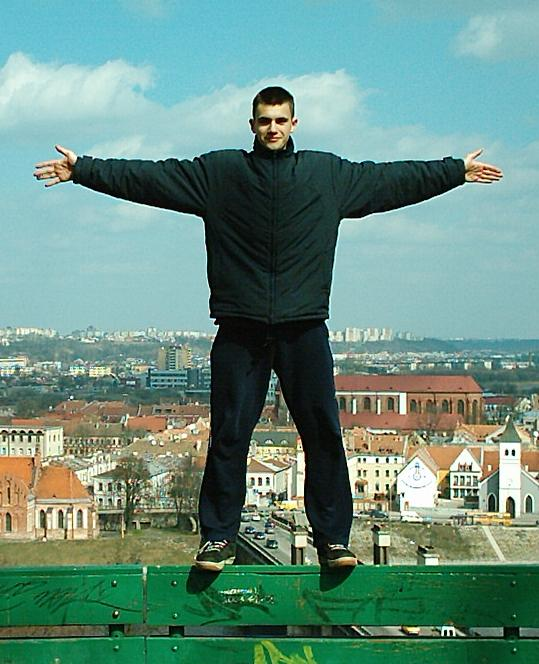
#> input picture OpenCV101/00.jpg, 539 x 664 px
$ python 08-ImageCropping.py
#> lines starting #> are read from the running program, lines starting #| are printed output that depends on the picture
import cv2 as cv
import numpy as np
import argparse
import imutils

#construct the argument parse and parse the argument
ap = argparse.ArgumentParser()
ap.add_argument('-i', '--image', type = str, default = '00.jpg', help = 'Path to input image')
args = vars(ap.parse_args())

#load and display image
image = cv.imread(args['image'])
#> image is the input picture: shape (664, 539, 3); mean B, G, R 129.2, 142.4, 105.3
cv.imshow('image', image)
cv.waitKey(0)

#creating a numpy array to explain the concept
I = np.arange(0, 25)

#converting it into a 2-dimentionaly array
I = I.reshape((5,5))
print(I)

#slicing
print(I[0:3, 0:2])

#slicing
print(I[3:, 3:])

#slicing
print(I[2::2, ::2])

#get image shape
print(image.shape)
#| (664, 539, 3)

#cropping in openCV is achieved by numpy array slicing so lets try and extract face from our image
#roi = [startY:endY, startX:endX, channels]
face = image[85:150, 249:299, :]
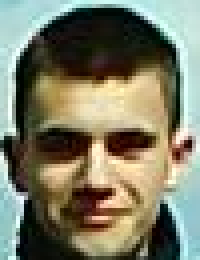
#> face: shape (65, 50, 3) (shown 4 times larger); mean B, G, R 102, 123.3, 124.1
cv.imshow('Face', face)
cv.waitKey(0)

#extract upper body without face from our image
body = image[145:325, :, :]
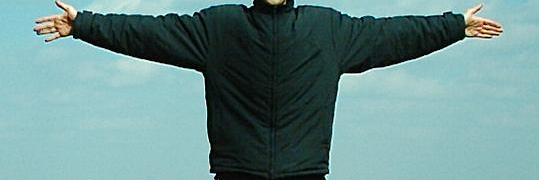
#> body: shape (180, 539, 3); mean B, G, R 140.4, 141.4, 106.3
cv.imshow('body', body)
cv.waitKey(0)

#extract Legs from our image
legs = image[325:570, 195:355, :]
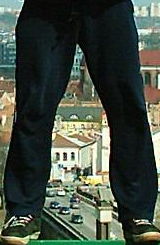
#> legs: shape (245, 160, 3); mean B, G, R 65.4, 76.5, 67.4
cv.imshow('legs', legs)
cv.waitKey(0)
cv.destroyAllWindows()

$ run again, with OpenCV101/road2.jpg copied over OpenCV101/00.jpg
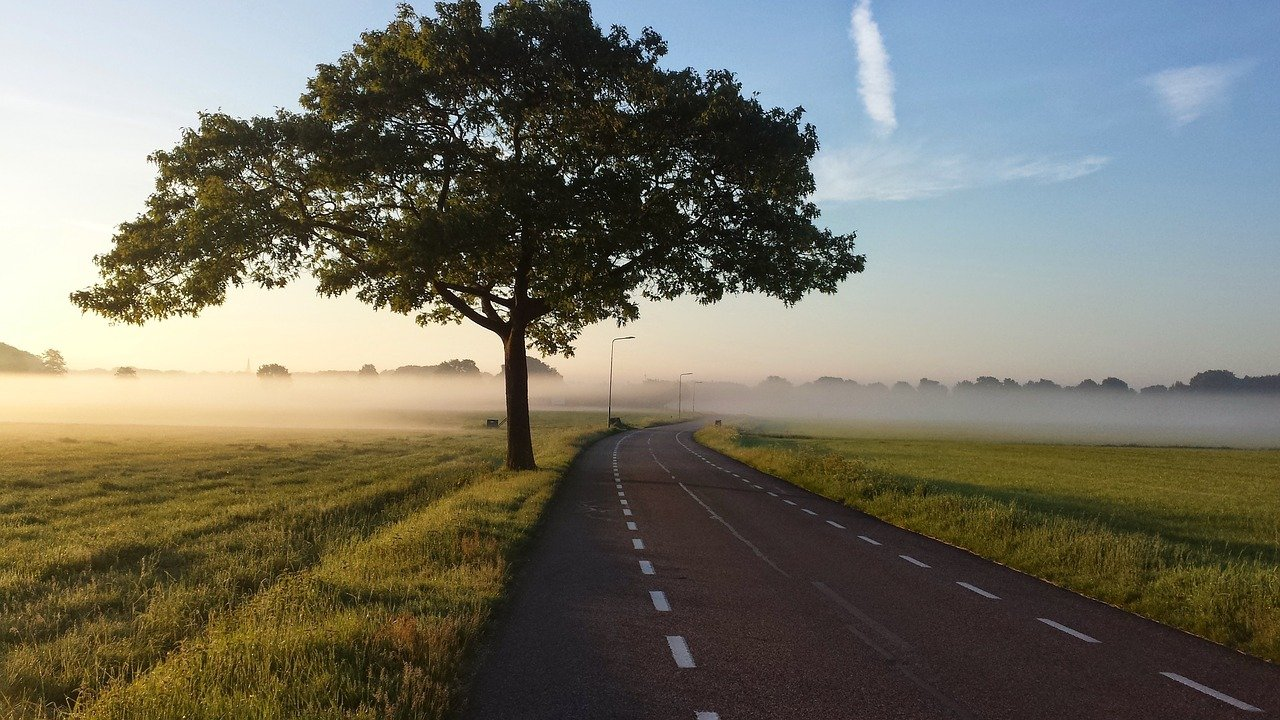
#> input picture OpenCV101/road2.jpg, 1280 x 720 px
#> image is the input picture: shape (720, 1280, 3); mean B, G, R 101.7, 114.6, 116.3
#| (720, 1280, 3)
#> `body = image[145:325, :, :]`:
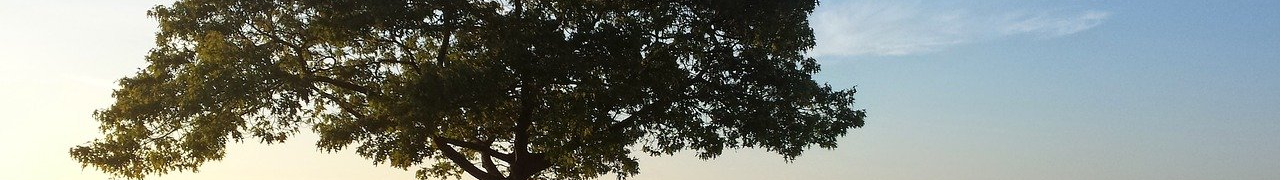
#> body: shape (180, 1280, 3); mean B, G, R 126.9, 133.4, 127.6
#> `legs = image[325:570, 195:355, :]`:
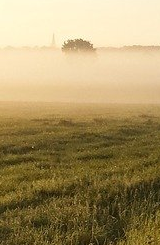
#> legs: shape (245, 160, 3); mean B, G, R 100.4, 145.8, 165.5

$ run again, with OpenCV101/road3.jpg copied over OpenCV101/00.jpg
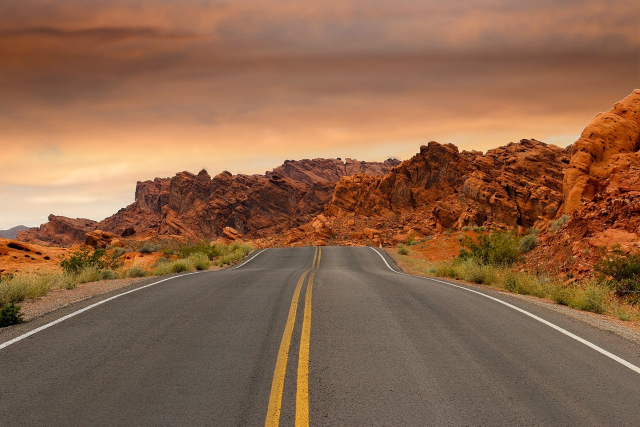
#> input picture OpenCV101/road3.jpg, 1280 x 853 px (shown at 1/2 size)
#> image is the input picture: shape (853, 1280, 3); mean B, G, R 75.2, 102, 141.2
#| (853, 1280, 3)
#> `body = image[145:325, :, :]`:
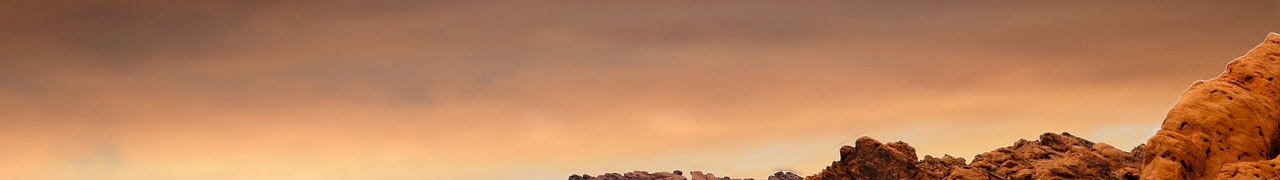
#> body: shape (180, 1280, 3); mean B, G, R 92.5, 129.7, 185.3
#> `legs = image[325:570, 195:355, :]`:
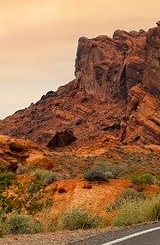
#> legs: shape (245, 160, 3); mean B, G, R 77.6, 112.1, 157.5
